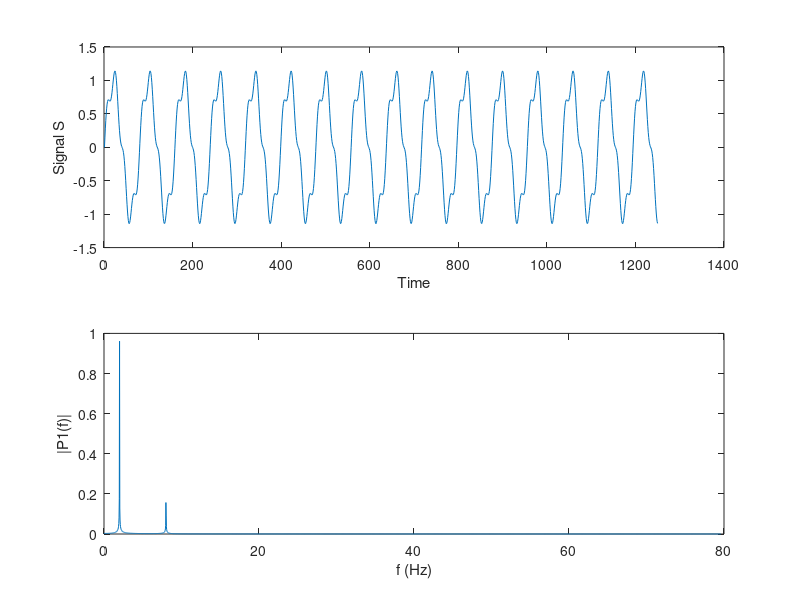
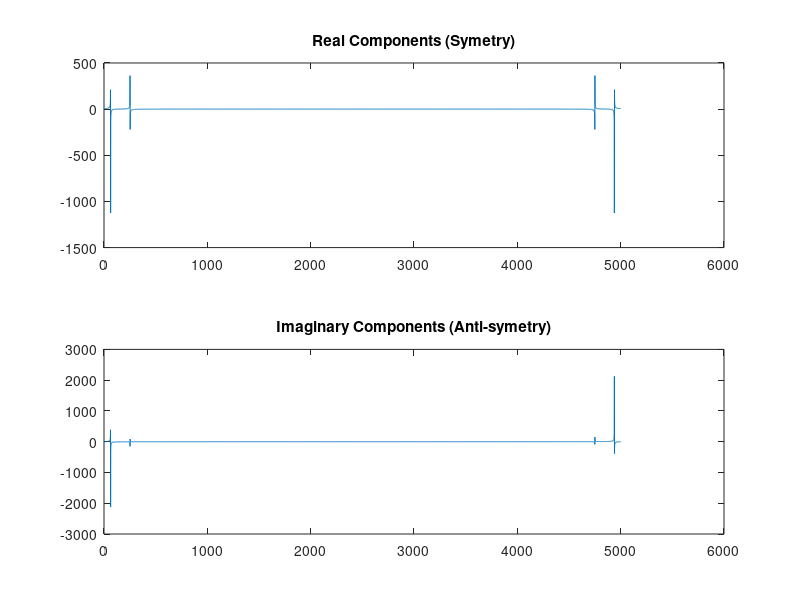

Here is the MATLAB script that generated these plots, in order: (Note: this script raises an error after producing the figures.)

% Samplig and Aliasing
clear all
% t = [0:pi/30:10*pi];% Bad sampling
t = [0:pi/500:10*pi];% Finer sampling
s = 1.0*sin(2*pi*2.*t)+.2*sin(2*pi*8.*t);
L = length(t);
% T = pi/30;% Bad sampling period
T = pi/500;% Finer sampling period
Fs = 1/T;
figure
subplot(2,1,1),plot(s(1:L/4)),xlabel('Time'),ylabel('Signal S');
sft = fft(s);
P2 = abs(sft/L);
P1 = P2(1:L/2+1);
P1(2:end-1) = 2*P1(2:end-1);
f = Fs*(0:(L/2))/L;
subplot(2,1,2),plot(f,P1),xlabel('f (Hz)'),ylabel('|P1(f)|');

figure
subplot(2,1,1),plot(real(sft)),title('Real Components (Symetry)');
subplot(2,1,2),plot(imag(sft)),title('Imaginary Components (Anti-symetry)');


% Spectral Analysis
clear all
load('signalsdata.mat');
% elnino = [0 elnino(:)']';
elninom = elnino-mean(elnino);
L = length(elninom);
T = 1;
Fs = 1/T;
figure
subplot(2,1,1),plot(elninom),xlabel('Time'),ylabel('Signal SOI');
sft = fft(elninom);
P2 = abs(sft/L);
P1 = P2(1:L/2+1);
P1(2:end-1) = 2*P1(2:end-1);
f = Fs*(0:(L/2))/L;
subplot(2,1,2),plot(f,P1),xlabel('f (Hz)'),ylabel('|P1(f)|');



% Cross-Correlation
clear all
load('signalsdata.mat');
L = length(w1);
T = 0.05*10^-6;
Fs = 1/T;
subplot(3,1,1),plot(w1),xlabel('Time'),ylabel('w1');
[x,y] = ginput;
sft = fft(w1);
P2 = abs(sft/L);
P1 = P2(1:L/2+1);
P1(2:end-1) = 2*P1(2:end-1);
f = Fs*(0:(L/2))/L;
subplot(3,1,2),plot(f,P1),xlabel('f (Hz)'),ylabel('|P1(f)|');
[psdv, ff]= pwelch(w1, [],[],[], Fs);
subplot(3,1,3),plot(ff,log(psdv)),title('Using pwelch');
pt2zc = 2*(x(2)-x(1))*0.05*10^-6;

[acf, lags]= xcorr(w1,w3,50,'coeff');
figure;
plot(lags,acf),



% 2-D Autocorrelation
clear all
load('signalsdata.mat');

velotm = velot-mean2(velot);
[out] = xcorr2(velotm);
cros2D = out./max(max(out));
vertical = (0:size(cros2D,1)-1);
horizontal = (0:size(cros2D,2)-1);
figure;
mesh(horizontal,vertical,cros2D);
xlabel('Horizontal');
ylabel('Vertical');




